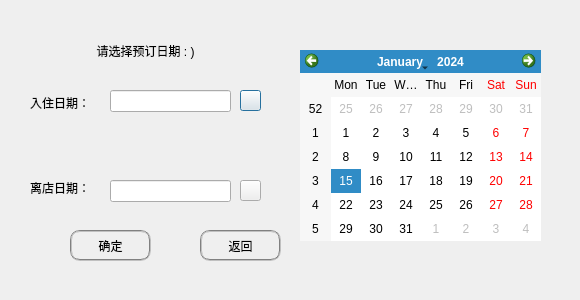
<?xml version="1.0" encoding="UTF-8"?>
<ui version="4.0">
 <class>DateDialog</class>
 <widget class="QDialog" name="DateDialog">
  <property name="geometry">
   <rect>
    <x>0</x>
    <y>0</y>
    <width>580</width>
    <height>300</height>
   </rect>
  </property>
  <property name="sizePolicy">
   <sizepolicy hsizetype="Fixed" vsizetype="Fixed">
    <horstretch>0</horstretch>
    <verstretch>0</verstretch>
   </sizepolicy>
  </property>
  <property name="minimumSize">
   <size>
    <width>580</width>
    <height>300</height>
   </size>
  </property>
  <property name="maximumSize">
   <size>
    <width>580</width>
    <height>300</height>
   </size>
  </property>
  <property name="windowTitle">
   <string>Nest</string>
  </property>
  <widget class="QLineEdit" name="dayin">
   <property name="geometry">
    <rect>
     <x>110</x>
     <y>90</y>
     <width>121</width>
     <height>22</height>
    </rect>
   </property>
  </widget>
  <widget class="QLabel" name="label">
   <property name="geometry">
    <rect>
     <x>90</x>
     <y>30</y>
     <width>141</width>
     <height>41</height>
    </rect>
   </property>
   <property name="styleSheet">
    <string notr="true">font: 12pt &quot;华文楷体&quot;;</string>
   </property>
   <property name="text">
    <string>  请选择预订日期 : )</string>
   </property>
  </widget>
  <widget class="QLineEdit" name="dayout">
   <property name="geometry">
    <rect>
     <x>110</x>
     <y>180</y>
     <width>121</width>
     <height>22</height>
    </rect>
   </property>
  </widget>
  <widget class="QLabel" name="label_2">
   <property name="geometry">
    <rect>
     <x>30</x>
     <y>90</y>
     <width>71</width>
     <height>25</height>
    </rect>
   </property>
   <property name="styleSheet">
    <string notr="true">font: 12pt &quot;华文楷体&quot;;</string>
   </property>
   <property name="text">
    <string>入住日期：</string>
   </property>
  </widget>
  <widget class="QLabel" name="label_3">
   <property name="geometry">
    <rect>
     <x>30</x>
     <y>180</y>
     <width>81</width>
     <height>16</height>
    </rect>
   </property>
   <property name="styleSheet">
    <string notr="true">font: 12pt &quot;华文楷体&quot;;</string>
   </property>
   <property name="text">
    <string>离店日期：</string>
   </property>
  </widget>
  <widget class="QPushButton" name="pushButton">
   <property name="geometry">
    <rect>
     <x>240</x>
     <y>90</y>
     <width>21</width>
     <height>21</height>
    </rect>
   </property>
   <property name="styleSheet">
    <string notr="true"/>
   </property>
   <property name="text">
    <string/>
   </property>
  </widget>
  <widget class="QPushButton" name="pushButton_2">
   <property name="geometry">
    <rect>
     <x>240</x>
     <y>180</y>
     <width>21</width>
     <height>21</height>
    </rect>
   </property>
   <property name="styleSheet">
    <string notr="true"/>
   </property>
   <property name="text">
    <string/>
   </property>
  </widget>
  <widget class="QPushButton" name="pushButton_3">
   <property name="geometry">
    <rect>
     <x>70</x>
     <y>230</y>
     <width>81</width>
     <height>31</height>
    </rect>
   </property>
   <property name="styleSheet">
    <string notr="true">QPushButton
{
font: 12pt &quot;华文楷体&quot;;
color:rgb(0, 0, 0);
border:2px groove gray;border-radius:10px;padding:2px 4px
}
QPushButton:hover
{
font: 12pt &quot;华文楷体&quot;;
color:rgb(117, 117, 117);
border:2px groove gray;border-radius:10px;padding:2px 4px
}
QPushButton:pressed
{
font: 12pt &quot;华文楷体&quot;;
color:rgb(182, 182, 182)
border:2px groove gray;border-radius:10px;padding:2px 4px
}
</string>
   </property>
   <property name="text">
    <string>确定</string>
   </property>
  </widget>
  <widget class="QCalendarWidget" name="calendarWidget">
   <property name="geometry">
    <rect>
     <x>300</x>
     <y>50</y>
     <width>241</width>
     <height>191</height>
    </rect>
   </property>
  </widget>
  <widget class="QCalendarWidget" name="calendarWidget2">
   <property name="geometry">
    <rect>
     <x>300</x>
     <y>50</y>
     <width>241</width>
     <height>191</height>
    </rect>
   </property>
  </widget>
  <widget class="QPushButton" name="pushButton_4">
   <property name="geometry">
    <rect>
     <x>200</x>
     <y>230</y>
     <width>81</width>
     <height>31</height>
    </rect>
   </property>
   <property name="styleSheet">
    <string notr="true">QPushButton
{
font: 12pt &quot;华文楷体&quot;;
color:rgb(0, 0, 0);
border:2px groove gray;border-radius:10px;padding:2px 4px
}
QPushButton:hover
{
font: 12pt &quot;华文楷体&quot;;
color:rgb(117, 117, 117);
border:2px groove gray;border-radius:10px;padding:2px 4px
}
QPushButton:pressed
{
font: 12pt &quot;华文楷体&quot;;
color:rgb(182, 182, 182)
border:2px groove gray;border-radius:10px;padding:2px 4px
}
</string>
   </property>
   <property name="text">
    <string>返回</string>
   </property>
  </widget>
 </widget>
 <resources/>
 <connections/>
</ui>
